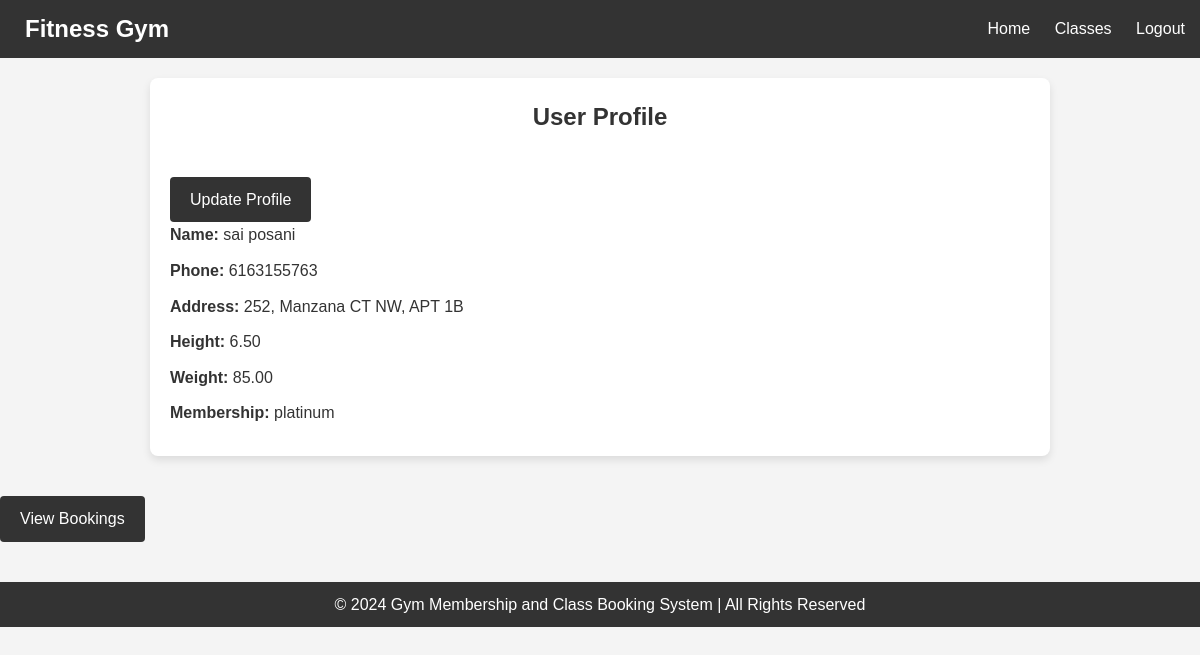
/profile/userprofile/ (signed in), run on the app's committed database.
### user/models.py (models this page shows, shortened)
class Profile(models.Model):
    MEMBERSHIP_CHOICES = [
        ('silver', 'Silver'),
        ('gold', 'Gold'),
        ('platinum', 'Platinum'),
    ]
    user = models.OneToOneField(User, on_delete=models.CASCADE)
    full_name = models.CharField(max_length=100,null=True, blank=True)
    phone_number = models.CharField(max_length=15, null=True, blank=True)
    address = models.TextField(null=True, blank=True)
    height = models.DecimalField(max_digits=5, decimal_places=2, null=True, blank=True)  # In meters, for example
    weight = models.DecimalField(max_digits=5, decimal_places=2, null=True, blank=True)  # In kg
    membership = models.CharField(
        max_length=10,
        choices=MEMBERSHIP_CHOICES,
        default='silver'
    )

### user/views.py (the view)
# urls.py: path('userprofile/',views.userprofile,name='userprofile')
@login_required
def userprofile(request):
    profile, created = Profile.objects.get_or_create(user=request.user)
    form = ProfileForm(request.POST or None, instance=profile)
    if form.is_valid():
        form.save()  # Save the profile data
        return redirect('userprofile')  # Redirect to avoid re-posting the form on refresh
    return render(request, 'userprofile.html', {'form': form, 'profile': profile})

### templates/userprofile.html (shortened to what this page needs)
{% load static %}
<!DOCTYPE html>
<html lang="en">
<head>
</head>
<body>
  <header>
    <div class="container">
      <h1>Fitness Gym</h1>
      <nav>
        <a href="{% url 'home' %}">Home</a>
        <a href="{% url 'classes' %}">Classes</a>
        <a href="{% url 'index' %}">Logout</a>
      </nav>
    </div>
  </header>
  <div class="profile-container">
    <h2>User Profile</h2>
    <a href="{% url 'profile' %}">Update Profile</a>
    {% if profile %}
      <p><strong>Name:</strong> {{ profile.full_name }}</p>
      <p><strong>Phone:</strong> {{ profile.phone_number }}</p>
      <p><strong>Address:</strong> {{ profile.address }}</p>
      <p><strong>Height:</strong> {{ profile.height }}</p>
      <p><strong>Weight:</strong> {{ profile.weight }}</p>
      <p><strong>Membership:</strong> {{ profile.membership }}</p>
    {% else %}
      <p>No profile information available.</p>
    {% endif %}
  </div>
<a href="{% url 'user_bookings' %}" class="btn">View Bookings</a>
  <footer>
    <div class="container">
      <p>&copy; 2024 Gym Membership and Class Booking System | All Rights Reserved</p>
    </div>
  </footer>
</body>
</html>

### templates/userprofile.html (style rules this page uses)
* { margin: 0; padding: 0; box-sizing: border-box; }
body { font-family: Arial, sans-serif; background-color: #f4f4f4; color: #333; line-height: 1.6; }
header { background-color: #333; color: #fff; padding: 10px 0; }
header .container { max-width: 1200px; margin: 0 auto; padding: 0 15px; display: flex; justify-content: space-between; align-items: center; }
header h1 { font-size: 24px; margin-left: 10px; }
nav a { color: #fff; text-decoration: none; margin-left: 20px; font-size: 16px; }
.profile-container { max-width: 900px; margin: 20px auto; background-color: #fff; padding: 20px; border-radius: 8px; box-shadow: 0 4px 8px rgba(0, 0, 0, 0.1); }
.profile-container h2 { text-align: center; margin-bottom: 20px; color: #333; }
.profile-container p { margin-bottom: 10px; font-size: 16px; }
.profile-container a { display: inline-block; background-color: #333; color: #fff; padding: 10px 20px; text-decoration: none; border-radius: 4px; margin-top: 20px; text-align: center; }
footer { background-color: #333; color: #fff; padding: 10px 0; margin-top: 40px; text-align: center; }
.btn { display: inline-block; background-color: #333; color: #fff; padding: 10px 20px; text-decoration: none; border-radius: 4px; margin-top: 20px; text-align: center; font-size: 16px; transition: background-color 0.3s ease; }

### data on the page
Profile: full_name "sai posani", phone_number "6163155763", address "252, Manzana CT NW, APT 1B", height "6.50", weight "85.00", membership "platinum"
